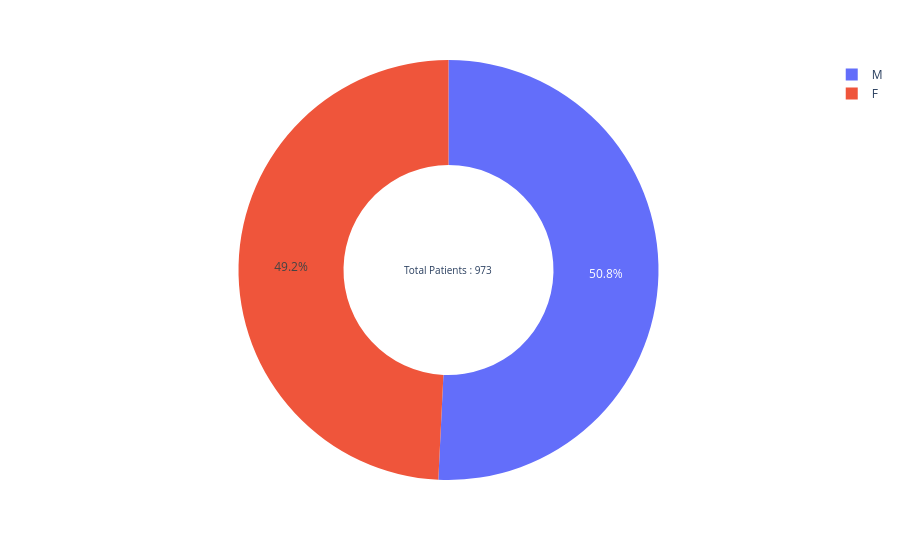

This figure's notebook cell:
### Code cell
fig=px.pie( GD,
       names=GD['GENDER'],
       values=GD['count'],
       hole=0.5)
fig.add_annotation(
    text=f'Total Patients : {dfs[1][1]['Id'].nunique()} ',
    x=0.5,
    y=0.5,
    font_size=10,
    showarrow=False)

fig.show()

### Figure 1 — Plotly figure (JSON) as saved in the notebook; plotly's stock layout.template omitted (floating-point values rounded to 4 significant figures)
{"data": [{"domain": {"x": [0, 1], "y": [0, 1]}, "hole": 0.5, "hovertemplate": "GENDER=%{label}<br>count=%{value}<extra></extra>", "labels": ["M", "F"], "legendgroup": "", "name": "", "showlegend": true, "type": "pie", "values": [494, 479]}], "layout": {"annotations": [{"font": {"size": 10}, "showarrow": false, "text": "Total Patients : 973 ", "x": 0.5, "y": 0.5}], "autosize": true, "legend": {"tracegroupgap": 0}, "margin": {"t": 60}}}
